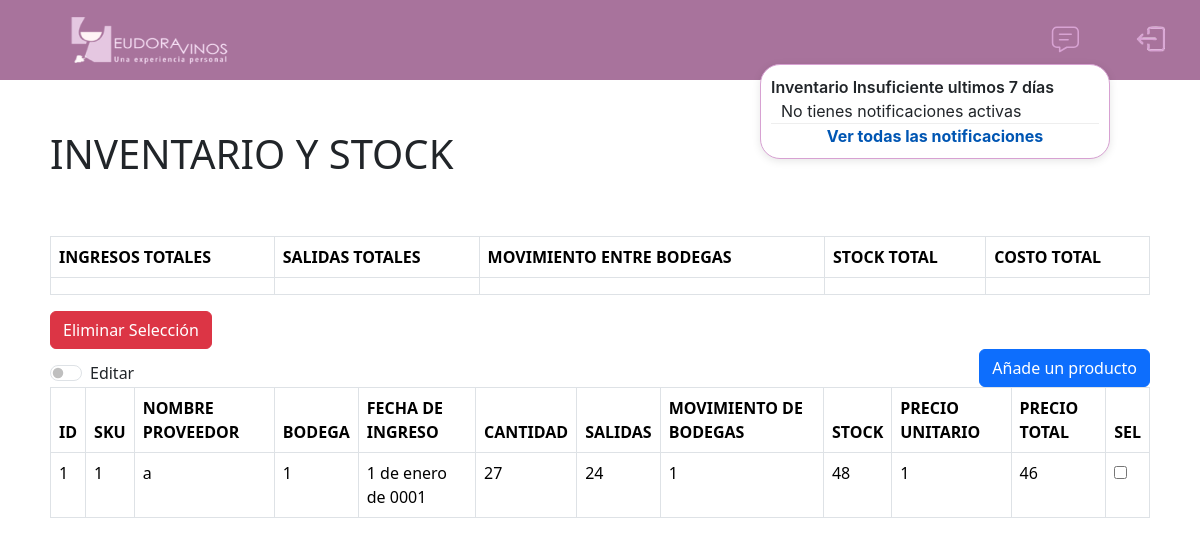
Page /Inventario_Y_Stock/ (signed in) on the earlier database version.
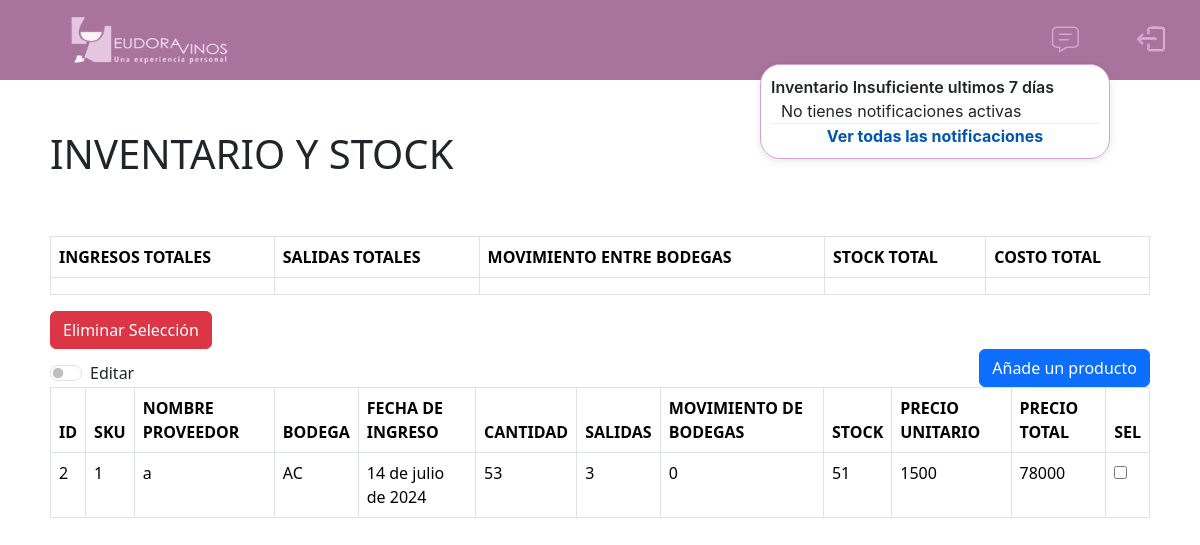
Same page on the later database version.
### website/models.py (models this page shows, shortened)
class Inventario_Y_Stock(models.Model):
    id_inventario = models.AutoField(primary_key=True)
    SKU = models.ForeignKey(Producto, on_delete=models.CASCADE) # foreign key
    nombre_prov = models.ForeignKey(Proveedores, on_delete=models.CASCADE) # foreign key
    bodega = models.CharField(max_length=150)
    fecha_de_ingreso = models.DateField()
    cantidad = models.IntegerField() # es el ingreso
    salidas = models.IntegerField()
    mov_bodegas = models.IntegerField()
    stock = models.IntegerField() # stock total
    precio_unitario = models.IntegerField()
    precio_total = models.IntegerField()

class Producto(models.Model):
    SKU = models.CharField(primary_key=True, max_length=50, unique=True)
    tipo_producto = models.CharField(max_length=50)
    cepa= models.CharField(max_length=50, null=True)
    cosecha = models.CharField(max_length=50, null=True)
    nombre_producto = models.CharField(max_length=50, null=True)
    viña= models.CharField(max_length=150, null=True)
    def __str__(self):
        return self.SKU

class Proveedores(models.Model):
    nombre_prov = models.CharField(primary_key=True, unique=True, max_length=50)
    email_empresa = models.EmailField(null=True)
    telefono_empresa = models.IntegerField(null=True)
    def __str__(self):
        return self.nombre_prov

### website/views.py (the view)
# urls.py: path('Inventario_Y_Stock/', views.inventario_Y_Stock, name='Inventario_Y_Stock'), #muestra
@login_required
def inventario_Y_Stock(request):
    inventario_Y_stocks = Inventario_Y_Stock.objects.all()
    return render(request, 'Inventario_Y_Stock.html', {'inventario_Y_stocks': inventario_Y_stocks})

### website/context_processors.py (called while the page is built)
def notificaciones(request):
    fecha_limite = datetime.now().date() - timedelta(days=7)
    notificaciones_activas = Alerta_stock.objects.filter(fecha_alerta__gte=fecha_limite)
    return {'notificaciones_activas': notificaciones_activas}

### website/templates/Inventario_Y_Stock.html (shortened to what this page needs)
{% load static %}
{% include "base.html" %}
{% block content %}
    <div id="tablas-css">
        <link type="text/css" href='{% static "css/tablas.css" %}' rel="stylesheet"/>
        <div id="titulo-modelo">
            <h1>INVENTARIO Y STOCK</h1>
        </div>
        <div>
            <table id="totals-table" class="table table-bordered table-hover">
                <thead>
                    <tr>
                        <th>INGRESOS TOTALES</th>
                        <th>SALIDAS TOTALES</th>
                        <th>MOVIMIENTO ENTRE BODEGAS</th>
                        <th>STOCK TOTAL</th>
                        <th>COSTO TOTAL</th>
                    </tr>
                </thead>
                <tbody>
                    <tr>
                        <td class="ingresos-totales" data-value="{{ ingresos_totales }}">{{ ingresos_totales }}</td>
                        <td class="salidas-totales" data-value="{{ total_salidas }}">{{ total_salidas }}</td>
                        <td class="movimiento-entre-bodegas" data-value="{{ movimiento_entre_bodegas }}">{{ movimiento_entre_bodegas }}</td>
                        <td class="stock-total" data-value="{{ stock_total }}">{{ stock_total }}</td>
                        <td class="costo-total" data-value="{{ costo_total }}">{{ costo_total }}</td>
                    </tr>
                </tbody>
            </table>
        </div>
        <div class="col d-grid gap-2 d-md-flex">
            <button id="eliminar-seleccion" type="button" class="btn btn-danger">Eliminar Selección</button>
        </div>
        <div class="a">
            <div class="row align-items-end">
                <div class="col">
                    <div id="ediciones">
                        <div class="form-check form-switch">
                            <input class="form-check-input" type="checkbox" role="switch" id="flexSwitchCheckDefault">
                            <label class="form-check-label" for="flexSwitchCheckDefault">Editar</label>
                        </div>
                    </div>
                </div>
                <div class="col d-grid gap-2 d-md-flex justify-content-md-end">
                    <button type="button" class="btn btn-primary" data-bs-toggle="modal" data-bs-target="#addnewproducto">
                        Añade un producto
                    </button>
                </div>
            </div>
        </div>
        <table id="table" summary="tabla Inventario stock" class="table table-bordered table-hover dt-responsive">
            <thead>
            <tr class="listado">
                <th> ID </th>
                <th> SKU </th>
                <th> NOMBRE PROVEEDOR </th>
                <th> BODEGA </th>
                <th> FECHA DE INGRESO</th>
                <th> CANTIDAD</th>
                <th> SALIDAS </th>
                <th> MOVIMIENTO DE BODEGAS </th>
                <th> STOCK </th>
                <th> PRECIO UNITARIO </th>
                <th> PRECIO TOTAL </th>
                <th> SEL </th>
            </tr>
            </thead>
            <tbody>
                {% for inventario_Y_stock in inventario_Y_stocks %}
                <tr class="listado">
                    <td>{{ inventario_Y_stock.id_inventario }}</td>
                    <td>{{ inventario_Y_stock.SKU }}</td>
                    <td>{{ inventario_Y_stock.nombre_prov }}</td>
                    <td class="editable" data-id_inventario="{{ inventario_Y_stock.id_inventario }}" data-type="bodega">{{ inventario_Y_stock.bodega }}</td>
                    <td class="editable" data-id_inventario="{{ inventario_Y_stock.id_inventario }}" data-type="fecha_de_ingreso">{{ inventario_Y_stock.fecha_de_ingreso }}</td>
                    <td class="editable" data-id_inventario="{{ inventario_Y_stock.id_inventario }}" data-type="cantidad">{{ inventario_Y_stock.cantidad }}</td>
                    <td class="editable" data-id_inventario="{{ inventario_Y_stock.id_inventario }}" data-type="salidas">{{ inventario_Y_stock.salidas }}</td>
                    <td class="editable" data-id_inventario="{{ inventario_Y_stock.id_inventario }}" data-type="mov_bodega">{{ inventario_Y_stock.mov_bodegas }}</td>
                    <td data-id_inventario="{{ inventario_Y_stock.id_inventario }}" data-type="stock">{{ inventario_Y_stock.stock }}</td>
                    <td class="editable" data-id_inventario="{{ inventario_Y_stock.id_inventario }}" data-type="precio_unitario">{{ inventario_Y_stock.precio_unitario }}</td>
                    <td data-id_inventario="{{ inventario_Y_stock.id_inventario }}" data-type="precio_total">{{ inventario_Y_stock.precio_total }}</td>
                    <td>
                        <input type="checkbox" data-id_inventario="{{ inventario_Y_stock.id_inventario }}" name="seleccionar" id="seleccionar">
                    </td>
                </tr>
                {% endfor %}
            </tbody>
        </table>
    </div>
{% endblock %}

### website/templates/base.html (shortened to what this page needs)
{% load static%}
<!doctype html>
<html lang="es">
  <head>
    <link href="https://cdn.jsdelivr.net/npm/bootstrap@5.3.3/dist/css/bootstrap.min.css" rel="stylesheet">
    <link rel="stylesheet" href="https://cdn.datatables.net/2.0.8/css/dataTables.dataTables.min.css" />
  </head>
  {% include "navbar.html" %}
  <body>
    <script src="https://cdn.datatables.net/2.0.8/js/dataTables.min.js"></script></body>
</html>

### website/templates/navbar.html (shortened to what this page needs)
{% load static %}
<!DOCTYPE html>
<html>
    <link type="text/css" href='{% static "css/navbar.css" %}' rel="stylesheet"/>
    <body>
        <ul id="puntos_navbar">
            <a class="logo" href="/">
                <img class="site-logo" src="{% static 'images/logo.png' %}" alt="Logo" width="160" height="50" role="presentation">
            </a>
            <li class="notificacion-con-burbuja">
                <a href="" class="notifications-button" id="notifications-button">
                    <img class="site-logo" src="{% static 'images/notificaciones.svg' %}" alt="Logo" width="160" height="50" role="presentation">
                </a>
                <div id="notifications-dropdown" class="notifications-dropdown" >
                    <ul>
                        <span id="titulo-notificacion">Inventario Insuficiente ultimos 7 días</span>
                        {% if notificaciones_activas %}
                            {% for notificacion in notificaciones_activas %}
                                <li>ID inventario {{ notificacion.id_inventario.id_inventario }}</li>
                            {% endfor %}
                        {% else %}
                            <li>No tienes notificaciones activas</li>
                        {% endif %}
                        <li class="view-all-notifications">
                            <a href="/notificaciones">Ver todas las notificaciones</a>
                        </li>
                    </ul>
                </div>
            </li>
            <li>
                <a href="{% url 'salir' %}" class="logout-button">
                    <img class="site-logo" src="{% static 'images/Log_Out_Buton.png' %}" alt="Logo" width="160" height="50" role="presentation">
                </a>
            </li>
        </ul>
    </body>
</html>

### website/static/css/navbar.css (style rules this page uses)
#puntos_navbar { list-style-type: none; margin: 0; padding: 0; background-color: #A8739C; display: flex; align-items: center; height: 80px; font-family: 'Inter', sans-serif; }
#puntos_navbar li { padding: 0 10px; }
.logo { display: flex; align-items: center; margin-left: 70px; height: 100%; width: 100%; }
.site-logo { display: block; }
.logout-button { background-color: #A8739C; }
.logout-button img { margin-top: -5px; width: 70px; height: auto; transition: filter 0.3s; }
.notifications-button { background-color: #A8739C; }
.notifications-button img { margin-top: -2px; width: 70px; height: auto; transition: filter 0.3s; }
.notifications-dropdown { background-color: #ffffff; border: 1px solid #D7A1D2; box-shadow: 0 2px 8px rgba(0,0,0,0.1); width: 350px; position: absolute; right: 0; z-index: 1000; font-size: medium; border-radius: 20px; }
.notifications-dropdown ul { list-style-type: none; margin: 0; padding: 10px; }
.notifications-dropdown li { padding: 10px; border-bottom: 1px solid #eee; }
.notifications-dropdown li:last-child { border-bottom: none; }
.view-all-notifications a { display: block; color: #0056b3; text-decoration: none; font-weight: bold; text-align: center; }
.notificacion-con-burbuja { position: relative; }
#titulo-notificacion { font-weight: 600; }

### website/static/css/tablas.css (style rules this page uses)
body { font-size: 140%; }
table { color: red; }
#tablas-css { padding: 50px; font-size: medium; font-weight: 100; }
#titulo-modelo { display: flex; flex-direction: row; padding-bottom: 50px; }

Differences in the rows shown:
removed Inventario_Y_Stock: id_inventario "1", SKU "1", nombre_prov "a", bodega "1", fecha_de_ingreso "1 de enero de 0001", cantidad "27", salidas "24", mov_bodegas "1", stock "48", precio_unitario "1", precio_total "46"
added Inventario_Y_Stock: id_inventario "2", SKU "1", nombre_prov "a", bodega "AC", fecha_de_ingreso "14 de julio de 2024", cantidad "53", salidas "3", mov_bodegas "0", stock "51", precio_unitario "1500", precio_total "78000"
